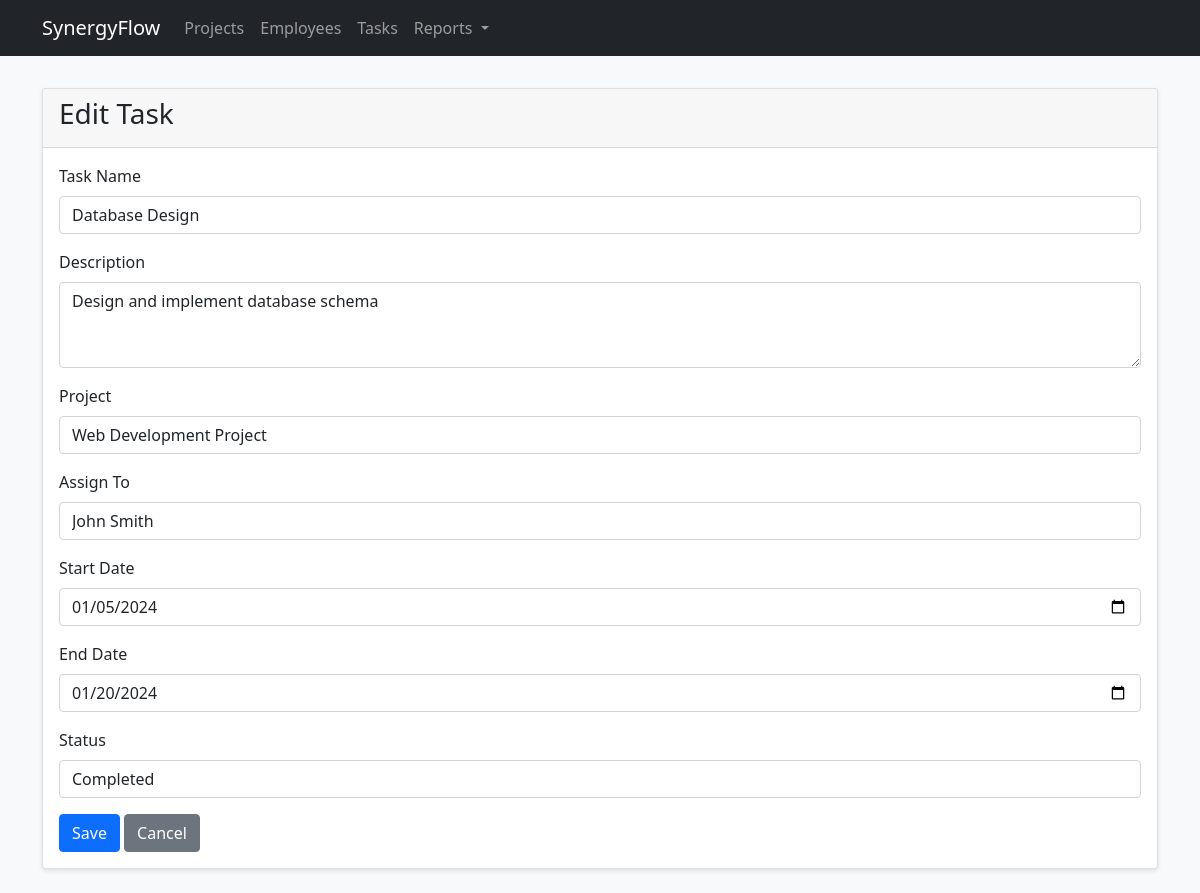
Screenshot of /tasks/edit/1 with the database file from the repository.
### tables this page shows
CREATE TABLE Tasks (
    TaskID INTEGER PRIMARY KEY AUTOINCREMENT,
    ProjectID INTEGER,
    TaskName TEXT NOT NULL,
    StartDate DATE,
    EndDate DATE,
    Status TEXT,
    AssignedEmployeeID INTEGER,
    Description TEXT,
    FOREIGN KEY (ProjectID) REFERENCES Projects(ProjectID),
    FOREIGN KEY (AssignedEmployeeID) REFERENCES Employees(EmployeeID)
);

CREATE TABLE Projects (
    ProjectID INTEGER PRIMARY KEY AUTOINCREMENT,
    ProjectName TEXT NOT NULL,
    StartDate DATE,
    EndDate DATE,
    Description TEXT,
    Status TEXT
);

CREATE TABLE Employees (
    EmployeeID INTEGER PRIMARY KEY AUTOINCREMENT,
    FirstName TEXT NOT NULL,
    LastName TEXT NOT NULL,
    Email TEXT UNIQUE,
    Phone TEXT,
    HireDate DATE,
    DepartmentID INTEGER,
    FOREIGN KEY (DepartmentID) REFERENCES Departments(DepartmentID)
);

### app.py (the view, shortened to what this page needs)
@app.route('/tasks/edit/<int:id>', methods=['GET', 'POST'])
def task_edit(id):
    db = get_db()
    task = db.execute('SELECT * FROM Tasks WHERE TaskID = ?', [id]).fetchone()
    projects = db.execute('SELECT * FROM Projects').fetchall()
    employees = db.execute('SELECT * FROM Employees').fetchall()
    return render_template('tasks/form.html', task=task, projects=projects, employees=employees)

### app.py (called while the page is built)
def get_db():
    db = sqlite3.connect(DATABASE)
    db.row_factory = sqlite3.Row
    return db

### templates/tasks/form.html (shortened to what this page needs)
{% extends "layout.html" %}
{% block content %}
<div class="card">
    <div class="card-header">
        <h3>{{ 'Edit' if task else 'New' }} Task</h3>
    </div>
    <div class="card-body">
        <form method="POST">
            <div class="mb-3">
                <label for="name" class="form-label">Task Name</label>
                <input type="text" class="form-control" id="name" name="name"
                       value="{{ task.TaskName if task else '' }}" required>
            </div>
            <div class="mb-3">
                <label for="description" class="form-label">Description</label>
                <textarea class="form-control" id="description" name="description" rows="3">{{ task.Description if task else '' }}</textarea>
            </div>
            <div class="mb-3">
                <label for="project_id" class="form-label">Project</label>
                <select class="form-control" id="project_id" name="project_id" required>
                    {% for project in projects %}
                    <option value="{{ project.ProjectID }}"
                            {% if task and task.ProjectID == project.ProjectID %}selected{% endif %}>
                        {{ project.ProjectName }}
                    </option>
                    {% endfor %}
                </select>
            </div>
            <div class="mb-3">
                <label for="assigned_to" class="form-label">Assign To</label>
                <select class="form-control" id="assigned_to" name="assigned_to">
                    {% for employee in employees %}
                    <option value="{{ employee.EmployeeID }}"
                            {% if task and task.AssignedEmployeeID == employee.EmployeeID %}selected{% endif %}>
                        {{ employee.FirstName }} {{ employee.LastName }}
                    </option>
                    {% endfor %}
                </select>
            </div>
            <div class="mb-3">
                <label for="start_date" class="form-label">Start Date</label>
                <input type="date" class="form-control" id="start_date" name="start_date"
                       value="{{ task.StartDate if task else '' }}">
            </div>
            <div class="mb-3">
                <label for="end_date" class="form-label">End Date</label>
                <input type="date" class="form-control" id="end_date" name="end_date"
                       value="{{ task.EndDate if task else '' }}">
            </div>
            <div class="mb-3">
                <label for="status" class="form-label">Status</label>
                <select class="form-control" id="status" name="status" required>
                    <option value="Completed" {% if task and task.Status == 'Completed' %}selected{% endif %}>Completed</option>
                </select>
            </div>
            <button type="submit" class="btn btn-primary">Save</button>
            <a href="{{ url_for('tasks') }}" class="btn btn-secondary">Cancel</a>
        </form>
    </div>
</div>
{% endblock %}

### static/css/style.css (style rules this page uses)
body { background-color: #f8f9fa; }
.card { margin-bottom: 1.5rem; box-shadow: 0 2px 4px rgba(0,0,0,0.1); }

### rows the page displays
Tasks: name "Database Design", description "Design and implement database schema", project_id "Web Development Project", assigned_to "John Smith", start_date "01/05/2024", end_date "01/20/2024", status "Completed"

### other values shown
{{ 'Edit' if task else 'New' }} "Edit"
